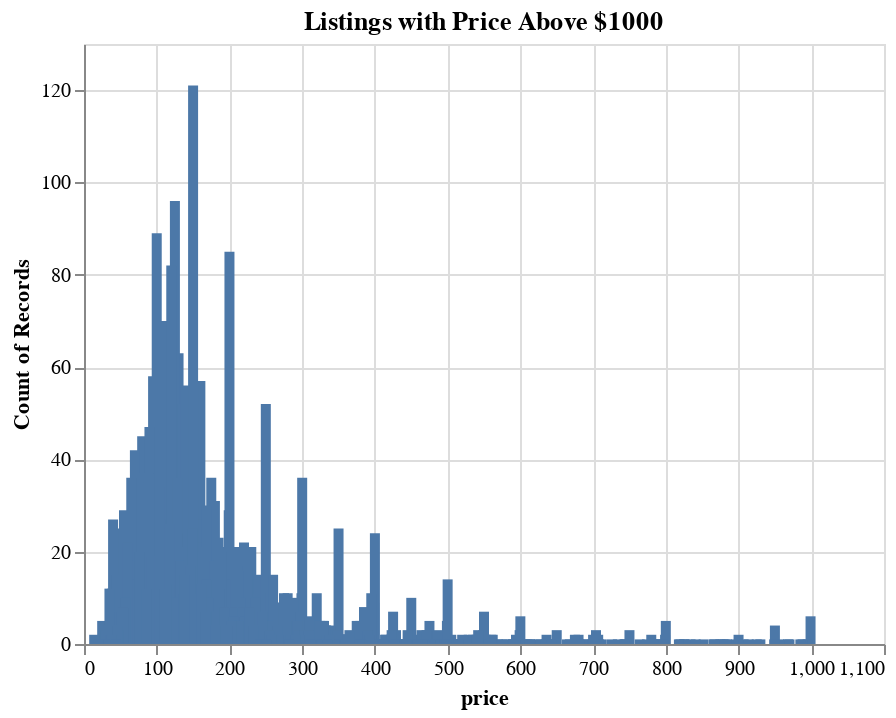

The cell this chart's notebook holds for it:
### Code cell
train_df['price'] = train_df['price'].replace({'\$': '', ',': ''}, regex=True).astype(float)
low_price_data = train_df[train_df['price'] < 1000]
high_price_data = train_df[train_df['price'] > 1000]

# Scatter plot of high-priced listings
scatter = alt.Chart(low_price_data).mark_bar().encode(
    x='price:Q',  # Price on x-axis
    y='count():Q',  # Count (for visualization purpose, we use count here)
).properties(
    title='Listings with Price Above $1000',
    width=400,
    height=300
)

scatter

### Figure 1 — Vega specification as saved in the notebook (floating-point values rounded to 4 significant figures; data arrays with more than 128 entries replaced by an {"elided": "..."} marker saying what was removed)
{"$schema": "https://vega.github.io/schema/vega/v5.json", "data": [{"name": "source_0", "values": {"elided": "498 records"}}, {"name": "source_0_x_domain_price", "values": [{"min": 14.0, "max": 999.0}]}, {"name": "source_0_y_domain___count", "values": [{"min": 1, "max": 121}]}], "marks": [{"type": "rect", "name": "marks", "from": {"data": "source_0"}, "encode": {"update": {"fill": {"value": "#4c78a8"}, "xc": {"field": "price", "scale": "x"}, "y": {"field": "__count", "scale": "y"}, "width": {"value": 5}, "y2": {"value": 0, "scale": "y"}}}, "style": ["bar"]}], "scales": [{"name": "x", "type": "linear", "domain": [{"signal": "(data(\"source_0_x_domain_price\")[0] || {}).min"}, {"signal": "(data(\"source_0_x_domain_price\")[0] || {}).max"}], "range": [0, {"signal": "width"}], "zero": false, "nice": true, "padding": 5}, {"name": "y", "type": "linear", "domain": [{"signal": "(data(\"source_0_y_domain___count\")[0] || {}).min"}, {"signal": "(data(\"source_0_y_domain___count\")[0] || {}).max"}], "range": [{"signal": "height"}, 0], "nice": true, "zero": true}], "axes": [{"scale": "x", "zindex": 0, "gridScale": "y", "domain": false, "tickCount": {"signal": "ceil(width/40)"}, "aria": false, "orient": "bottom", "labels": false, "ticks": false, "grid": true, "maxExtent": 0, "minExtent": 0}, {"scale": "y", "gridScale": "x", "grid": true, "orient": "left", "zindex": 0, "maxExtent": 0, "aria": false, "domain": false, "minExtent": 0, "tickCount": {"signal": "ceil(height/40)"}, "ticks": false, "labels": false}, {"scale": "x", "tickCount": {"signal": "ceil(width/40)"}, "zindex": 0, "orient": "bottom", "labelFlush": true, "title": "price", "grid": false, "labelOverlap": true}, {"scale": "y", "orient": "left", "grid": false, "labelOverlap": true, "tickCount": {"signal": "ceil(height/40)"}, "title": "Count of Records", "zindex": 0}], "title": {"text": "Listings with Price Above $1000", "frame": "group"}, "style": "cell", "padding": 5, "width": 400, "height": 300, "background": "white"}
